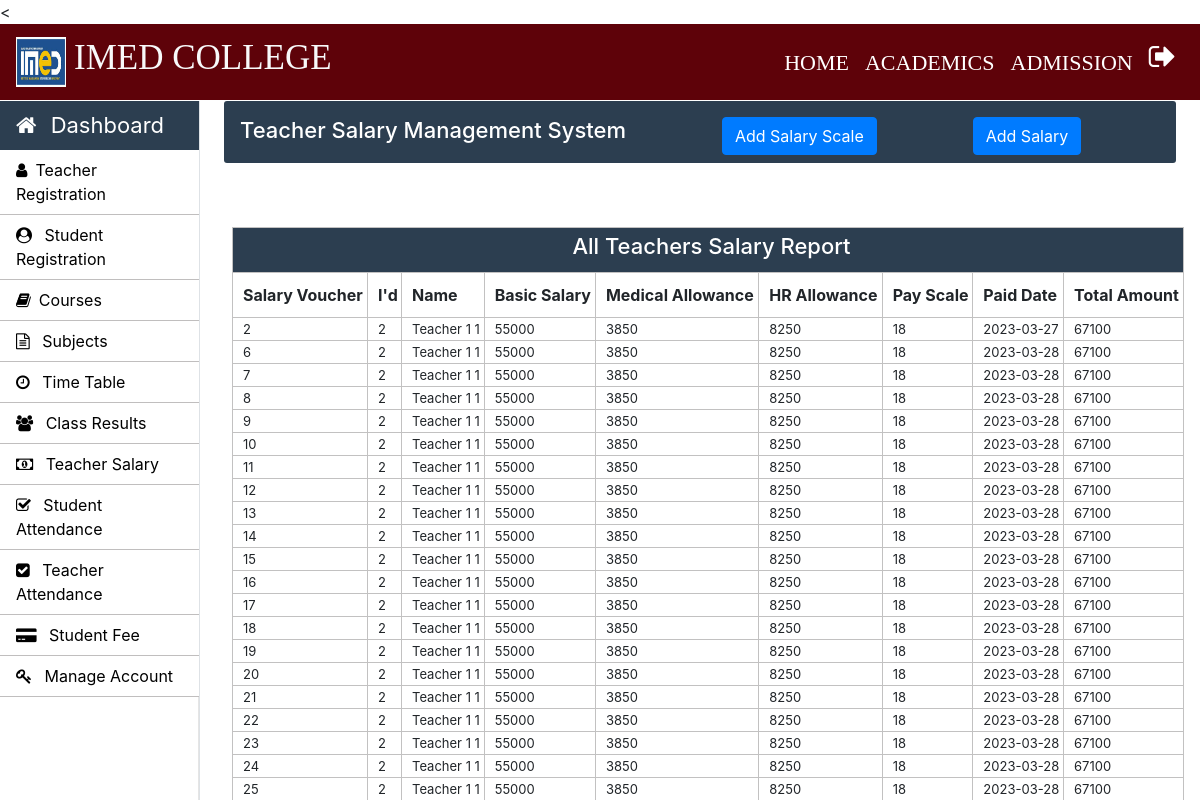
Page /Admin/teacher-salary.php (signed in) on the committed database.
### tables this page shows
CREATE TABLE `teacher_salary_allowances` (
  `teacher_id` int(11) NOT NULL,
  `basic_salary` int(11) NOT NULL,
  `medical_allowance` int(11) NOT NULL,
  `hr_allowance` int(11) NOT NULL,
  `scale` int(11) NOT NULL
);

CREATE TABLE `teacher_salary_report` (
  `salary_id` int(11) NOT NULL,
  `teacher_id` int(11) NOT NULL,
  `total_amount` int(11) NOT NULL,
  `status` varchar(11) NOT NULL,
  `paid_date` timestamp NOT NULL DEFAULT current_timestamp() ON UPDATE current_timestamp()
);

CREATE TABLE `teacher_info` (
  `teacher_id` int(11) NOT NULL,
  `first_name` varchar(30) NOT NULL,
  `middle_name` varchar(30) NOT NULL,
  `last_name` varchar(30) NOT NULL,
  `father_name` varchar(50) NOT NULL,
  `email` varchar(30) NOT NULL,
  `phone_no` varchar(11) NOT NULL,
  `profile_image` blob NOT NULL,
  `teacher_status` varchar(10) NOT NULL,
  `application_status` varchar(10) NOT NULL,
  `cnic` varchar(15) NOT NULL,
  `dob` varchar(15) NOT NULL,
  `other_phone` int(11) NOT NULL,
  `gender` varchar(10) NOT NULL,
  `permanent_address` varchar(100) NOT NULL,
  `current_address` varchar(100) NOT NULL,
  `place_of_birth` varchar(50) NOT NULL,
  `matric_complition_date` varchar(10) NOT NULL,
  `matric_awarded_date` varchar(10) NOT NULL,
  `matric_certificate` varchar(100) NOT NULL,
  `fa_complition_date` varchar(10) NOT NULL,
  `fa_awarded_date` varchar(10) NOT NULL,
  `fa_certificate` varchar(100) NOT NULL,
  `ba_complition_date` varchar(10) NOT NULL,
  `ba_awarded_date` varchar(10) NOT NULL,
  `ba_certificate` varchar(100) NOT NULL,
  `ma_complition_date` varchar(10) NOT NULL,
  `ma_awarded_date` varchar(100) NOT NULL,
  `ma_certificate` varchar(101) NOT NULL,
  `last_qualification` varchar(20) NOT NULL,
  `state` varchar(20) NOT NULL,
  `hire_date` varchar(10) NOT NULL
);

### Admin/teacher-salary.php (the view, shortened to what this page needs)
<?php
		require_once "../connection/connection.php";
	?>
<!doctype html>
<html lang="en">
	<head>
	</head>
	<body>
		<?php include('../common/common-header.php') ?>
		<?php include('../common/admin-sidebar.php') ?>
		<main role="main" class="col-xl-10 col-lg-9 col-md-8 ml-sm-auto px-md-4 w-100">
			<div class="sub-main">
				<div class="text-center d-flex flex-wrap flex-md-nowrap pt-3 pb-2 mb-3 text-white admin-dashboard pl-3">
					<div class="d-flex">
						<h4 class="mr-5">Teacher Salary Management System </h4>
						<button type="button" class="btn btn-primary ml-5 mr-5" data-toggle="modal" data-target=".bd-example-modal-lg">Add Salary Scale</button>
						<button type="button" class="btn btn-primary ml-5" data-toggle="modal" data-target=".add_salary">Add Salary</button>
					</div>
				</div>
				<div class="row">
					<div class="col-md-12 ml-2">
						<section class=" mt-3">
							<div class="row">
								<div class="col-md-8"></div>
								<div class="col-md-3 ml-5 ">
									<div class="col-md-12 pt-3 ml-5">
									</div>
								</div>
							</div>
							<div class="row">
								<div class="col-md-8"></div>
								<div class="col-md-3 ml-5 ">
									<div class="col-md-12 pt-3 ml-5">
									</div>
								</div>
							</div>
							<div class="row">
								<div class="col-md-12">
									<table class="w-100 table-elements table-three-tr" cellpadding="3">
										<tr class="table-tr-head table-three text-white">
											<td colspan="9" class=" text-center text-white"><h4>All Teachers Salary Report</h4></td>
										</tr>
										<tr class="table-tr-head">
											<th>Salary Voucher</th>
											<th>I'd</th>
											<th>Name</th>
											<th>Basic Salary</th>
											<th>Medical Allowance</th>
											<th>HR Allowance</th>
											<th>Pay Scale</th>
											<th>Paid Date</th>
											<th>Total Amount</th>
										</tr>
										<?php
											$query="select tsr.teacher_id,ti.first_name,middle_name,last_name,salary_id,basic_salary,medical_allowance,hr_allowance,scale,Date(paid_date) as paid_date,total_amount from teacher_salary_allowances tsa inner join teacher_salary_report tsr on tsa.teacher_id=tsr.teacher_id inner join teacher_info ti on ti.teacher_id=tsr.teacher_id";
											$run=mysqli_query($con,$query);
											while ($row=mysqli_fetch_array($run)) { ?>
												<tr>
													<td><?php echo $row['salary_id'] ?></td>
													<td><?php echo $row['teacher_id'] ?></td>
													<td><?php echo $row["first_name"]." ".$row["middle_name"]." ".$row["last_name"] ?></td>
													<td><?php echo $row['basic_salary'] ?></td>
													<td><?php echo ($row['basic_salary']*$row['medical_allowance']/100) ?></td>
													<td><?php echo ($row['basic_salary']*$row['hr_allowance']/100) ?></td>
													<td><?php echo $row['scale'] ?></td>
													<td><?php echo $row['paid_date'] ?></td>
													<td><?php echo $row['total_amount'] ?></td>
												</tr>
											<?php
											}
										?>
									</table>
								</div>
							</div>
						</section>
					</div>
				</div>
			</div>
		</main>
	</body>
</html>

### Css/style.css (style rules this page uses)
h4 { font-size: 22px; }
.admin-dashboard { margin-top: 1px !important; background: #2c3e50 !important; border-radius: 3px; }
.table-elements tr, td, th { font-size: 13px; border: 1px solid rgb(194, 193, 193); padding-left: 10px !important; }
.table-three { background: #2c3e50 !important; }
.table-tr-head { height: 45px !important; padding: 10px !important; margin-top: 5px !important; }
.table-font-for-transcript td, th { font-size: 16px !important; }

### rows in the picture
teacher_salary_allowances: teacher_salary_report.salary_id "2", teacher_salary_report.teacher_id "2", teacher_info.first_name "Teacher", teacher_info.middle_name "1", teacher_info.last_name "1", basic_salary "55000", $row['basic_salary']*$row['medical_allowance']/100 "3850", $row['basic_salary']*$row['hr_allowance']/100 "8250", scale "18", paid_date "2023-03-27", teacher_salary_report.total_amount "67100", teacher_salary_report.salary_id "6", paid_date "2023-03-28", teacher_salary_report.salary_id "7", teacher_salary_report.salary_id "8", teacher_salary_report.salary_id "9", teacher_salary_report.salary_id "10", teacher_salary_report.salary_id "11", teacher_salary_report.salary_id "12", teacher_salary_report.salary_id "13", teacher_salary_report.salary_id "14", teacher_salary_report.salary_id "15", teacher_salary_report.salary_id "16", teacher_salary_report.salary_id "17", teacher_salary_report.salary_id "18", teacher_salary_report.salary_id "19", teacher_salary_report.salary_id "20", teacher_salary_report.salary_id "21", teacher_salary_report.salary_id "22", teacher_salary_report.salary_id "23", teacher_salary_report.salary_id "24", teacher_salary_report.salary_id "25"
